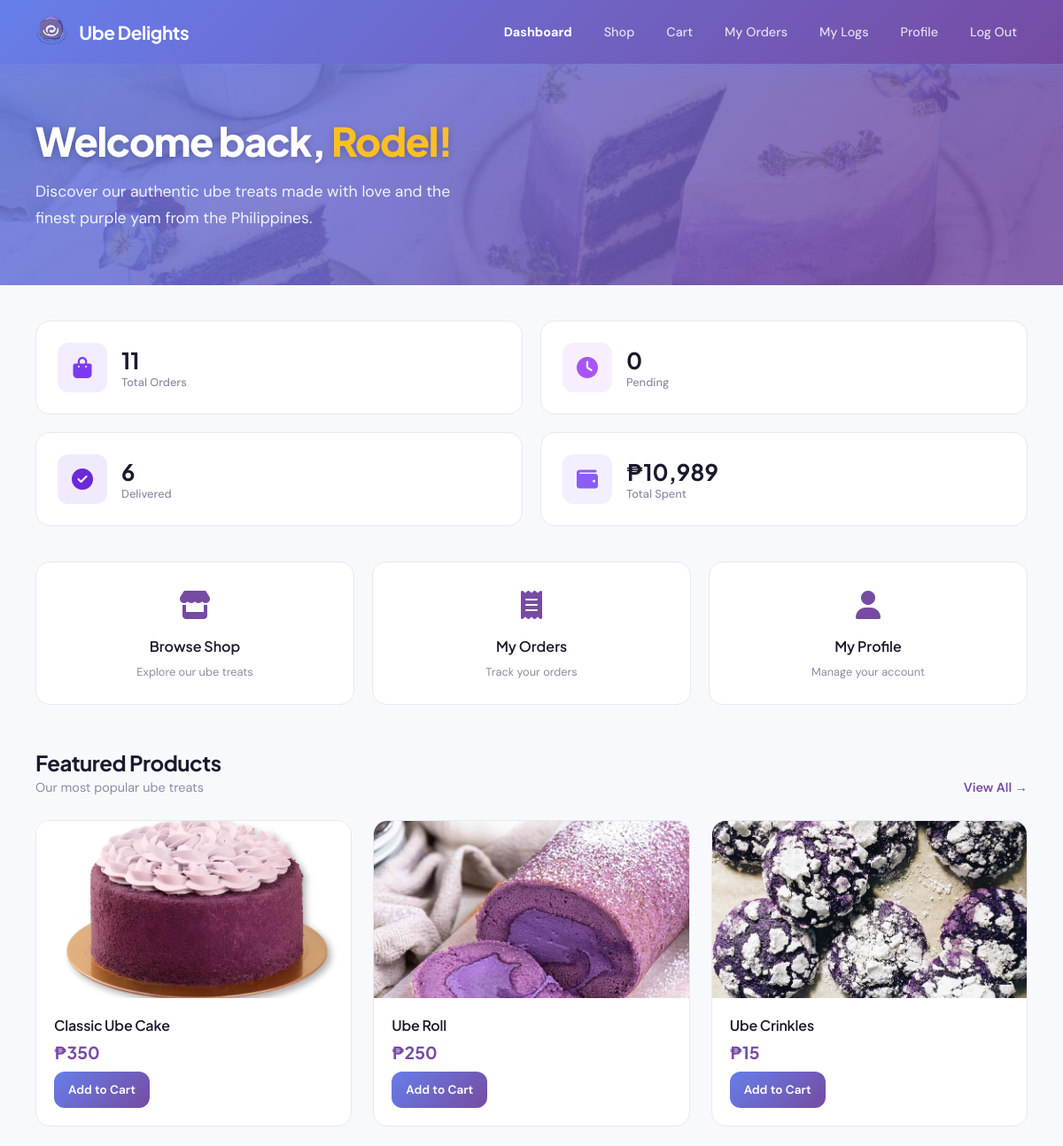
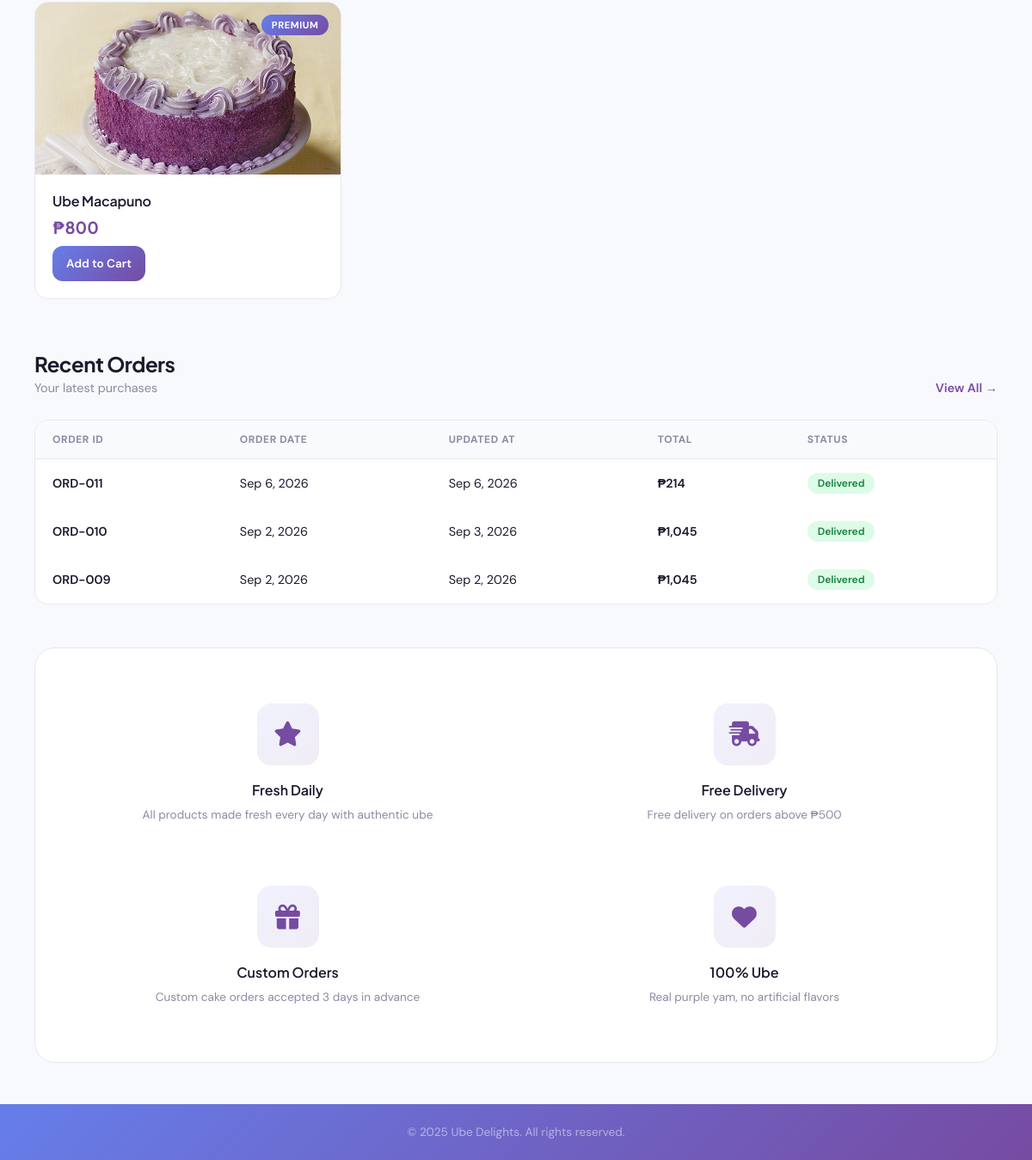
Page /views/index.php (signed in) on the committed database (2 pictures, top to bottom).
### tables this page shows
CREATE TABLE `users` (
  `user_id` varchar(9) NOT NULL COMMENT 'Format: xxxx-xxxx',
  `first_name` varchar(50) NOT NULL,
  `middle_name` varchar(50) DEFAULT NULL,
  `last_name` varchar(50) NOT NULL,
  `extension_name` varchar(10) DEFAULT NULL,
  `date_of_birth` date NOT NULL,
  `age` int(11) NOT NULL,
  `sex` enum('Male','Female') NOT NULL,
  `street` varchar(100) NOT NULL COMMENT 'Purok/Street',
  `barangay` varchar(50) NOT NULL,
  `city_municipality` varchar(50) NOT NULL,
  `province` varchar(50) NOT NULL,
  `country` varchar(50) NOT NULL,
  `zip_code` varchar(10) NOT NULL,
  `username` varchar(30) NOT NULL,
  `email` varchar(100) NOT NULL,
  `password_hash` varchar(255) NOT NULL,
  `q1` varchar(255) NOT NULL,
  `a1` varchar(255) NOT NULL,
  `q2` varchar(255) NOT NULL,
  `a2` varchar(255) NOT NULL,
  `q3` varchar(255) NOT NULL,
  `a3` varchar(255) NOT NULL,
  `created_at` timestamp NOT NULL DEFAULT current_timestamp(),
  `updated_at` timestamp NOT NULL DEFAULT current_timestamp() ON UPDATE current_timestamp(),
  `is_active` tinyint(1) DEFAULT 1,
  `is_incomplete` tinyint(1) DEFAULT 0,
  `role` enum('super_admin','admin','customer') NOT NULL DEFAULT 'customer',
  `otp_code` varchar(255) DEFAULT NULL,
  `otp_expiry` timestamp NULL DEFAULT NULL,
  `status` enum('active','blocked','pending','incomplete','rejected') DEFAULT 'pending',
  `is_logged_in` tinyint(1) DEFAULT 0,
  `last_activity` datetime DEFAULT NULL,
  `ip_address` varchar(45) DEFAULT NULL,
  `device_used` varchar(255) DEFAULT NULL
);

CREATE TABLE `products` (
  `product_id` int(11) NOT NULL,
  `name` varchar(100) NOT NULL,
  `price` decimal(10,2) NOT NULL,
  `category` varchar(50) NOT NULL,
  `status` varchar(50) DEFAULT NULL,
  `description` text NOT NULL,
  `image` varchar(255) NOT NULL,
  `created_at` timestamp NOT NULL DEFAULT current_timestamp(),
  `updated_at` timestamp NOT NULL DEFAULT current_timestamp() ON UPDATE current_timestamp()
);

### server/customer_auth.php (called while the page is built, shortened)
<?php
$currentUser = [
    'id'       => $_SESSION['auth_user_id'],
    'username' => $_SESSION['auth_username'],
];

### views/index.php (the view, shortened to what this page needs)
<?php require_once __DIR__ . '/../server/customer_auth.php';
$userId = $currentUser['id'];
$firstName = '';
if ($connect) {
    $sql = "SELECT first_name FROM users WHERE user_id = ? LIMIT 1";
    if ($stmt = mysqli_prepare($connect, $sql)) {
        mysqli_stmt_bind_param($stmt, 's', $userId);
        mysqli_stmt_execute($stmt);
        $res = mysqli_stmt_get_result($stmt);
        if ($res) {
            $row = mysqli_fetch_assoc($res);
            if ($row && isset($row['first_name'])) { $firstName = $row['first_name']; }
        }
    }
    $totalOrders = 0;
    $sql = "SELECT COUNT(*) AS cnt FROM orders WHERE user_id = ?";
    if ($stmt = mysqli_prepare($connect, $sql)) {
        mysqli_stmt_bind_param($stmt, 's', $userId);
        mysqli_stmt_execute($stmt);
        $res = mysqli_stmt_get_result($stmt);
        if ($res && $row = mysqli_fetch_assoc($res)) { $totalOrders = (int)$row['cnt']; }
    }
    $pendingOrders = 0;
    $sql = "SELECT COUNT(*) AS cnt FROM orders WHERE user_id = ? AND status = 'pending'";
    if ($stmt = mysqli_prepare($connect, $sql)) {
        mysqli_stmt_bind_param($stmt, 's', $userId);
        mysqli_stmt_execute($stmt);
        $res = mysqli_stmt_get_result($stmt);
        if ($res && $row = mysqli_fetch_assoc($res)) { $pendingOrders = (int)$row['cnt']; }
    }
    $deliveredOrders = 0;
    $sql = "SELECT COUNT(*) AS cnt FROM orders WHERE user_id = ? AND status = 'delivered'";
    if ($stmt = mysqli_prepare($connect, $sql)) {
        mysqli_stmt_bind_param($stmt, 's', $userId);
        mysqli_stmt_execute($stmt);
        $res = mysqli_stmt_get_result($stmt);
        if ($res && $row = mysqli_fetch_assoc($res)) { $deliveredOrders = (int)$row['cnt']; }
    }
    $totalSpent = 0;
    $sql = "SELECT COALESCE(SUM(total_amount), 0) AS total FROM orders WHERE user_id = ?";
    if ($stmt = mysqli_prepare($connect, $sql)) {
        mysqli_stmt_bind_param($stmt, 's', $userId);
        mysqli_stmt_execute($stmt);
        $res = mysqli_stmt_get_result($stmt);
        if ($res && $row = mysqli_fetch_assoc($res)) { $totalSpent = (float)$row['total']; }
    }
    $recentOrders = [];
    $sql = "SELECT order_id, order_date, updated_at, total_amount, status
            FROM orders
            WHERE user_id = ?
            ORDER BY order_date DESC
            LIMIT 3";
    if ($stmt = mysqli_prepare($connect, $sql)) {
        mysqli_stmt_bind_param($stmt, 's', $userId);
        mysqli_stmt_execute($stmt);
        $res = mysqli_stmt_get_result($stmt);
        if ($res) {
            while ($row = mysqli_fetch_assoc($res)) {
                $updatedAt = $row['updated_at'];
                $updatedDisplay = ($updatedAt !== $row['order_date']) ? date('M j, Y', strtotime($updatedAt)) : '—';
                $recentOrders[] = [
                    'id'         => 'ORD-' . str_pad($row['order_id'], 3, '0', STR_PAD_LEFT),
                    'date'       => date('M j, Y', strtotime($row['order_date'])),
                    'updated_at' => $updatedDisplay,
                    'total'      => '₱' . number_format((float)$row['total_amount'], 0),
                    'status'     => $row['status'],
                ];
            }
        }
    }
}
$stats = [
    ['label' => 'Total Orders', 'value' => number_format($totalOrders), 'icon' => 'fa-solid fa-bag-shopping',  'color' => '#7c3aed'],
    ['label' => 'Pending',      'value' => number_format($pendingOrders), 'icon' => 'fa-solid fa-clock',          'color' => '#a855f7'],
    ['label' => 'Delivered',    'value' => number_format($deliveredOrders), 'icon' => 'fa-solid fa-circle-check',   'color' => '#6d28d9'],
    ['label' => 'Total Spent',  'value' => '₱' . number_format($totalSpent), 'icon' => 'fa-solid fa-wallet',         'color' => '#8b5cf6'],
];
$featuredIds = [];
$featuredFile = __DIR__ . '/../server/featured_data.json';
if (file_exists($featuredFile)) {
    $featuredData = json_decode(file_get_contents($featuredFile), true);
    if (isset($featuredData['featured_ids'])) {
        $featuredIds = $featuredData['featured_ids'];
    }
}
$featuredProducts = [];
if ($connect && !empty($featuredIds)) {
    $placeholders = implode(',', array_fill(0, count($featuredIds), '?'));
    $types = str_repeat('i', count($featuredIds));
    $sql = "SELECT product_id, name, price, status, image
            FROM products
            WHERE product_id IN ($placeholders)";
    if ($stmt = mysqli_prepare($connect, $sql)) {
        mysqli_stmt_bind_param($stmt, $types, ...$featuredIds);
        mysqli_stmt_execute($stmt);
        $res = mysqli_stmt_get_result($stmt);
        if ($res) {
            while ($row = mysqli_fetch_assoc($res)) {
                $featuredProducts[] = [
                    'id'    => (int)$row['product_id'],
                    'name'  => $row['name'],
                    'price' => '₱' . number_format((float)$row['price'], 0),
                    'badge' => $row['status'] ?? '',
                    'image' => '../' . ltrim($row['image'], '/'),
                ];
            }
        }
    }
}
$features = [
    ['icon' => 'fa-solid fa-star',        'title' => 'Fresh Daily',     'description' => 'All products made fresh every day with authentic ube'],
    ['icon' => 'fa-solid fa-truck-fast',  'title' => 'Free Delivery',   'description' => 'Free delivery on orders above ₱500'],
    ['icon' => 'fa-solid fa-gift',        'title' => 'Custom Orders',   'description' => 'Custom cake orders accepted 3 days in advance'],
    ['icon' => 'fa-solid fa-heart',       'title' => '100% Ube',        'description' => 'Real purple yam, no artificial flavors'],
];
?>
<!DOCTYPE html>
<html lang="en">
<head>
    <link rel="stylesheet" href="https://cdnjs.cloudflare.com/ajax/libs/font-awesome/6.5.1/css/all.min.css">
    <link rel="stylesheet" href="../css/dashboard.css?v=5.5">
</head>
<body>
    <nav class="navbar">
        <div class="nav-container">
            <div class="nav-logo">
                <a onclick="getIndex()" class="logo-link">
                    <img src="../images/logo.png" alt="Ube Delights" class="logo-image">
                    <h2>Ube Delights</h2>
                </a>
            </div>
            <div class="nav-menu">
                <a onclick="getIndex()" class="nav-link active">Dashboard</a>
                <a onclick="getShop()" class="nav-link">Shop</a>
                <a onclick="getCart()" class="nav-link cart-link">Cart <span class="cart-badge" id="cartBadge" style="display:none;">0</span></a>
                <a onclick="getOrders()" class="nav-link">My Orders</a>
                <a onclick="getActivityLogs()" class="nav-link">My Logs</a>
                <a onclick="getProfile()" class="nav-link">Profile</a>
                <a onclick="getLogout()" class="nav-link">Log Out</a>
            </div>
        </div>
    </nav>
    <section class="hero-section">
        <div class="hero-content">
            <h1>Welcome back, <span><?php echo htmlspecialchars($firstName !== '' ? $firstName : 'there');?>!</span></h1>
            <p>Discover our authentic ube treats made with love and the finest purple yam from the Philippines.</p>
        </div>
    </section>
    <main class="main-content">
        <div class="stats-grid">
            <?php foreach ($stats as $stat): ?>
            <div class="stat-card">
                <div class="stat-icon" style="background: <?php echo $stat['color']; ?>18; color: <?php echo $stat['color']; ?>;"><i class="<?php echo $stat['icon']; ?>"></i></div>
                <div class="stat-info">
                    <span class="stat-value" id="stat-<?php echo strtolower(str_replace(' ', '-', $stat['label'])); ?>"><?php echo $stat['value']; ?></span>
                    <span class="stat-label"><?php echo $stat['label']; ?></span>
                </div>
            </div>
            <?php endforeach; ?>
        </div>
        <div class="quick-actions">
            <a onclick="getShop()" class="action-card">
                <span class="action-icon"><i class="fa-solid fa-store"></i></span>
                <span class="action-title">Browse Shop</span>
                <span class="action-desc">Explore our ube treats</span>
            </a>
            <a onclick="getOrders()" class="action-card">
                <span class="action-icon"><i class="fa-solid fa-receipt"></i></span>
                <span class="action-title">My Orders</span>
                <span class="action-desc">Track your orders</span>
            </a>
            <a onclick="getProfile()" class="action-card">
                <span class="action-icon"><i class="fa-solid fa-user"></i></span>
                <span class="action-title">My Profile</span>
                <span class="action-desc">Manage your account</span>
            </a>
        </div>
        <div class="section-header">
            <div>
                <h2>Featured Products</h2>
                <p>Our most popular ube treats</p>
            </div>
            <?php if (count($featuredProducts) > 0): ?>
            <a onclick="getShop()" class="view-all">View All →</a>
            <?php endif; ?>
        </div>
        <?php if (count($featuredProducts) > 0): ?>
        <div class="products-grid featured-products">
            <?php foreach ($featuredProducts as $product): ?>
            <div class="product-card<?php echo ($product['badge'] === 'Not Available') ? ' unavailable' : ''; ?>" data-status="<?php echo htmlspecialchars($product['badge'], ENT_QUOTES); ?>">
                <div class="product-image">
                    <img src="<?php echo htmlspecialchars($product['image']); ?>" alt="<?php echo htmlspecialchars($product['name']); ?>">
                    <?php if ($product['badge']): ?>
                    <span class="product-badge"><?php echo $product['badge']; ?></span>
                    <?php endif; ?>
                </div>
                <div class="product-info">
                    <h3><?php echo htmlspecialchars($product['name']); ?></h3>
                    <div class="product-price">
                        <span class="current"><?php echo $product['price']; ?></span>
                    </div>
                    <button class="btn-add-cart" data-id="<?php echo $product['id']; ?>" data-name="<?php echo htmlspecialchars($product['name']); ?>" data-price="<?php echo $product['price']; ?>" data-image="<?php echo htmlspecialchars($product['image']); ?>" onclick="addToCart(this)">Add to Cart</button>
                </div>
            </div>
            <?php endforeach; ?>
        </div>
        <?php endif; ?>
        <div class="section-header">
            <div>
                <h2>Recent Orders</h2>
                <p>Your latest purchases</p>
            </div>
            <a onclick="getOrders()" class="view-all">View All →</a>
        </div>
        <?php if (count($recentOrders) > 0): ?>
        <div class="orders-table-container">
            <table class="orders-table">
                <thead>
                    <tr>
                        <th>Order ID</th>
                        <th>Order Date</th>
                        <th>Updated At</th>
                        <th>Total</th>
                        <th>Status</th>
                    </tr>
                </thead>
                <tbody id="recentOrdersBody">
                    <?php foreach ($recentOrders as $order): ?>
                    <tr>
                        <td class="order-id"><?php echo $order['id']; ?></td>
                        <td><?php echo $order['date']; ?></td>
                        <td><?php echo $order['updated_at']; ?></td>
                        <td class="order-total"><?php echo $order['total']; ?></td>
                        <td><span class="status-badge status-<?php echo $order['status']; ?>"><?php echo ucfirst($order['status']); ?></span></td>
                    </tr>
                    <?php endforeach; ?>
                </tbody>
            </table>
        </div>
        <?php endif; ?>
        <div class="features-section">
            <div class="features-grid">
                <?php foreach ($features as $item): ?>
                <div class="feature-card">
                    <div class="feature-icon"><i class="<?php echo $item['icon']; ?>"></i></div>
                    <div>
                        <h3><?php echo $item['title']; ?></h3>
                        <p><?php echo $item['description']; ?></p>
                    </div>
                </div>
                <?php endforeach; ?>
            </div>
        </div>
    </main>
    <footer class="footer">
        <p>&copy; 2025 Ube Delights. All rights reserved.</p>
    </footer>
</body>
</html>

### rows in the picture
users: first_name "Rodel"
products: shows a picture, name "Classic Ube Cake", price "₱350"
products: shows a picture, name "Ube Roll", price "₱250"
products: shows a picture, name "Ube Crinkles", price "₱15"
products: shows a picture, status "PREMIUM", name "Ube Macapuno", price "₱800"

### other values in the picture
$stat['value'] "11"
$stat['label'] "Total Orders"
$stat['value'] "0"
$stat['label'] "Pending"
$stat['value'] "6"
$stat['label'] "Delivered"
$stat['value'] "₱10,989"
$stat['label'] "Total Spent"
$order['id'] "ORD-011"
$order['date'] "Sep 6, 2026"
$order['updated_at'] "Sep 6, 2026"
$order['total'] "₱214"
$order['status'] "Delivered"
$order['id'] "ORD-010"
$order['date'] "Sep 2, 2026"
